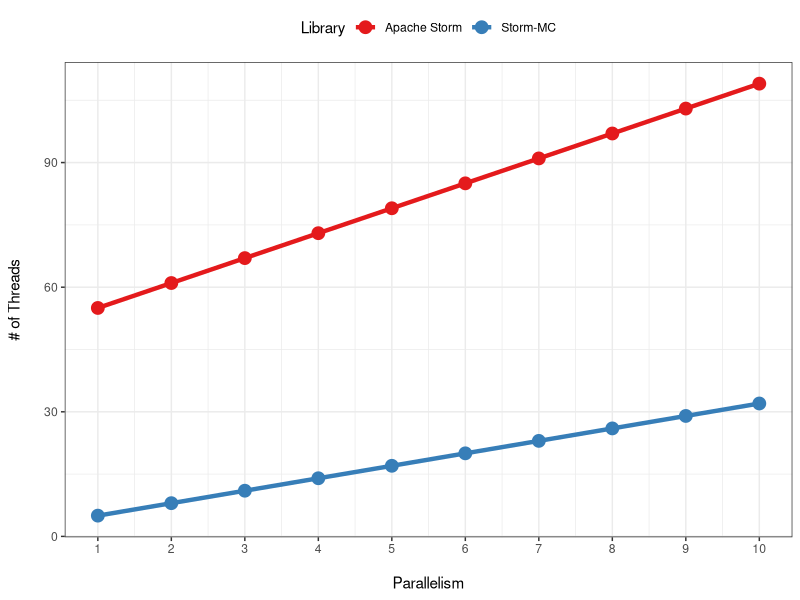

Write R code to recreate this figure.
# ---- threads-plot ----
library("ggplot2")
library("reshape2")

# read results
threads <- read.csv(file="csv/threads.csv",sep=",")
t <- melt(threads, id.vars=c("parallelism"))
k <- ggplot(t, aes(x=parallelism, y=value, fill=variable, color=variable)) +
    scale_fill_brewer(palette="Set1",  name="Library", labels=c("Apache Storm", "Storm-MC")) +
    scale_colour_brewer(palette="Set1",name="Library", labels=c("Apache Storm", "Storm-MC")) +
    theme_bw() +
    theme(legend.position="top", legend.key = element_blank())

k + geom_line(size=1.5) + geom_point(size=4, type=21) +
    scale_y_continuous(name="# of Threads\n") +
    scale_x_continuous(breaks=1:10, name="\nParallelism")
